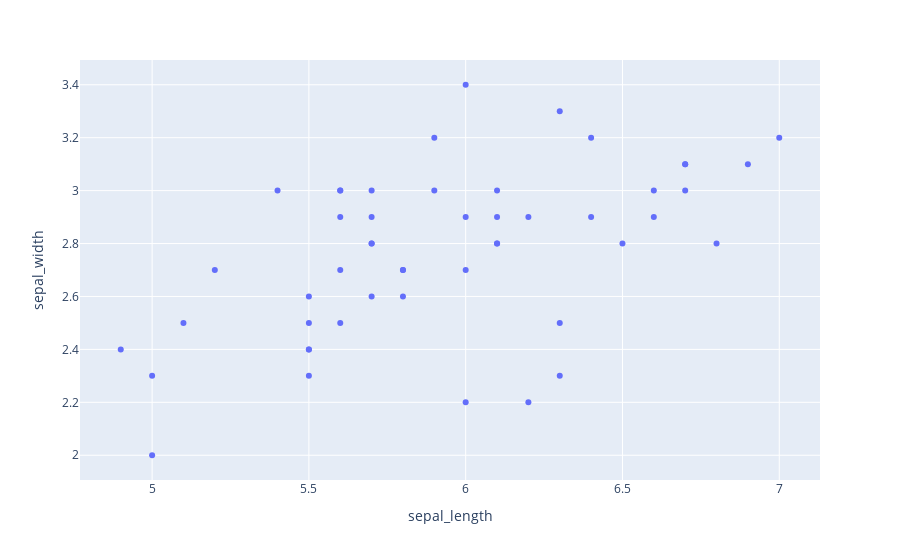

The cell this chart's notebook holds for it:
### Code cell
px.scatter(versicolor_df,x='sepal_length',y='sepal_width')

### Figure 1 — Plotly figure (JSON) as saved in the notebook; plotly's stock layout.template omitted (floating-point values rounded to 4 significant figures)
{"data": [{"hovertemplate": "sepal_length=%{x}<br>sepal_width=%{y}<extra></extra>", "legendgroup": "", "marker": {"color": "#636efa", "symbol": "circle"}, "mode": "markers", "name": "", "orientation": "v", "showlegend": false, "type": "scatter", "x": [7, 6.4, 6.9, 5.5, 6.5, 5.7, 6.3, 4.9, 6.6, 5.2, 5, 5.9, 6, 6.1, 5.6, 6.7, 5.6, 5.8, 6.2, 5.6, 5.9, 6.1, 6.3, 6.1, 6.4, 6.6, 6.8, 6.7, 6, 5.7, 5.5, 5.5, 5.8, 6, 5.4, 6, 6.7, 6.3, 5.6, 5.5, 5.5, 6.1, 5.8, 5, 5.6, 5.7, 5.7, 6.2, 5.1, 5.7], "xaxis": "x", "y": [3.2, 3.2, 3.1, 2.3, 2.8, 2.8, 3.3, 2.4, 2.9, 2.7, 2, 3, 2.2, 2.9, 2.9, 3.1, 3, 2.7, 2.2, 2.5, 3.2, 2.8, 2.5, 2.8, 2.9, 3, 2.8, 3, 2.9, 2.6, 2.4, 2.4, 2.7, 2.7, 3, 3.4, 3.1, 2.3, 3, 2.5, 2.6, 3, 2.6, 2.3, 2.7, 3, 2.9, 2.9, 2.5, 2.8], "yaxis": "y"}], "layout": {"legend": {"tracegroupgap": 0}, "margin": {"t": 60}, "xaxis": {"anchor": "y", "domain": [0, 1], "title": {"text": "sepal_length"}}, "yaxis": {"anchor": "x", "domain": [0, 1], "title": {"text": "sepal_width"}}}}
